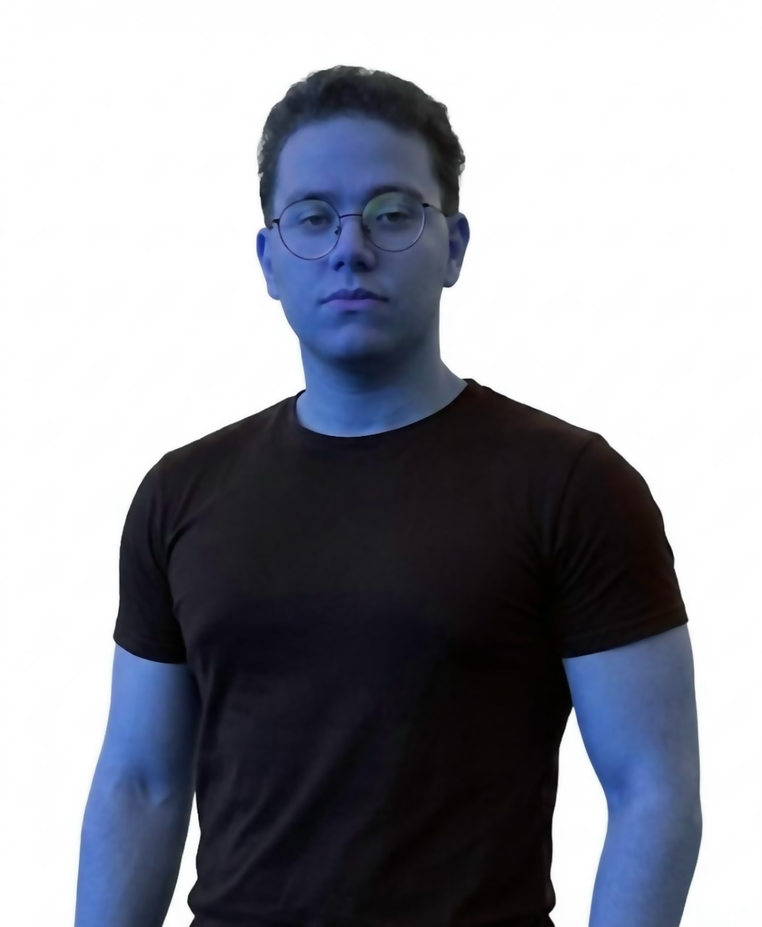
#> input picture image_processing_cartoonifying/smoothed.png, 762 x 927 px, shrunk from 1052 x 1280 before the run
$ python overlay.py
#> lines starting #> are read from the running program, lines starting #| are printed output that depends on the picture; after the words box and inside, x2 and y2 are one past the last pixel; in counts of white or black regions, pixels touching at a corner belong together
import cv2
import numpy as np
import matplotlib.pyplot as plt

def create_sketch_overlay(painting, edge_mask, edge_color=(0, 0, 0)):
    """
    Overlay edge mask onto painting with black background

    Parameters:
    painting: Bilateral filtered image (color)
    edge_mask: Binary edge mask (white edges on black background)
    edge_color: Color for edges (default black for sketch effect)
    """
    # Create black background
    h, w = painting.shape[:2]
    result = np.zeros_like(painting)

    # Copy painting pixels where edge_mask is 0 (non-edges)
    # Assuming edge_mask has white edges (255) on black background (0)
    non_edge_mask = edge_mask == 0

    if len(painting.shape) == 3:  # Color image
        result[non_edge_mask] = painting[non_edge_mask]
        # Edges remain black (from the background)
    else:  # Grayscale
        result[non_edge_mask] = painting[non_edge_mask]

    return result

# Example usage
if __name__ == "__main__":
    # Read images
    painting = cv2.imread('smoothed.png')
#> painting is the input picture: shape (927, 762, 3); mean B, G, R 160.2, 151.6, 149.3
    #img_rgb = cv2.cvtColor(img, cv2.COLOR_BGR2RGB)
    edges = cv2.imread('binary.png')
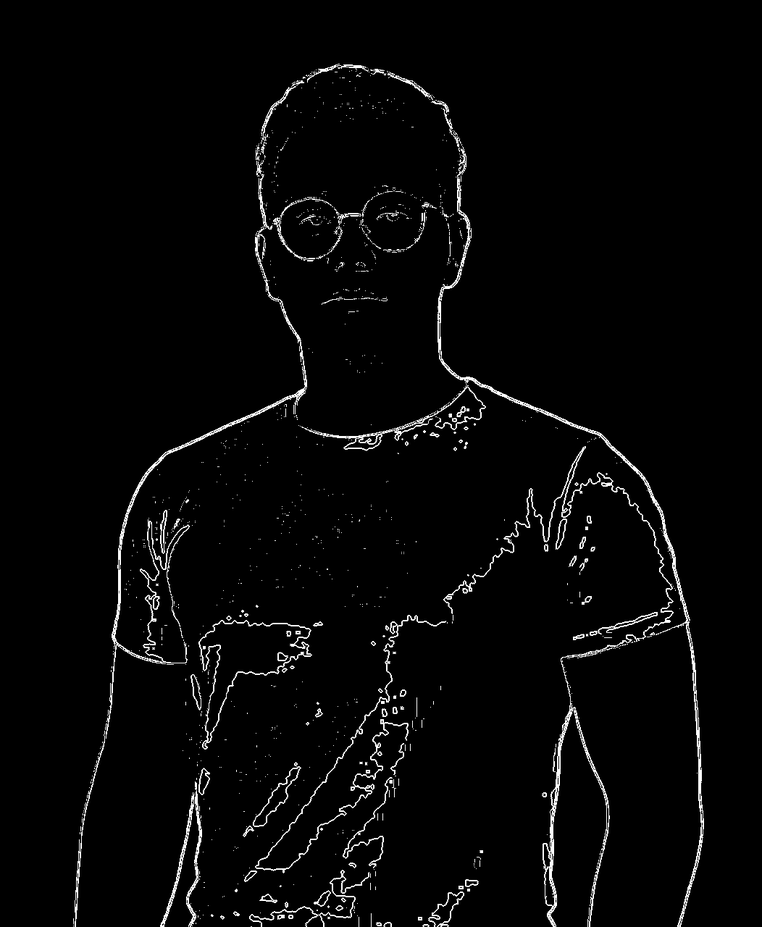
#> input picture image_processing_cartoonifying/binary.png, 762 x 927 px, shrunk from 1052 x 1280 before the run
#> edges is the input picture: shape (927, 762, 3); min 0, max 255, mean 6.6


    # Create sketch overlay
    sketch = create_sketch_overlay(painting, edges)
#> in create_sketch_overlay, `non_edge_mask = edge_mask == 0`:
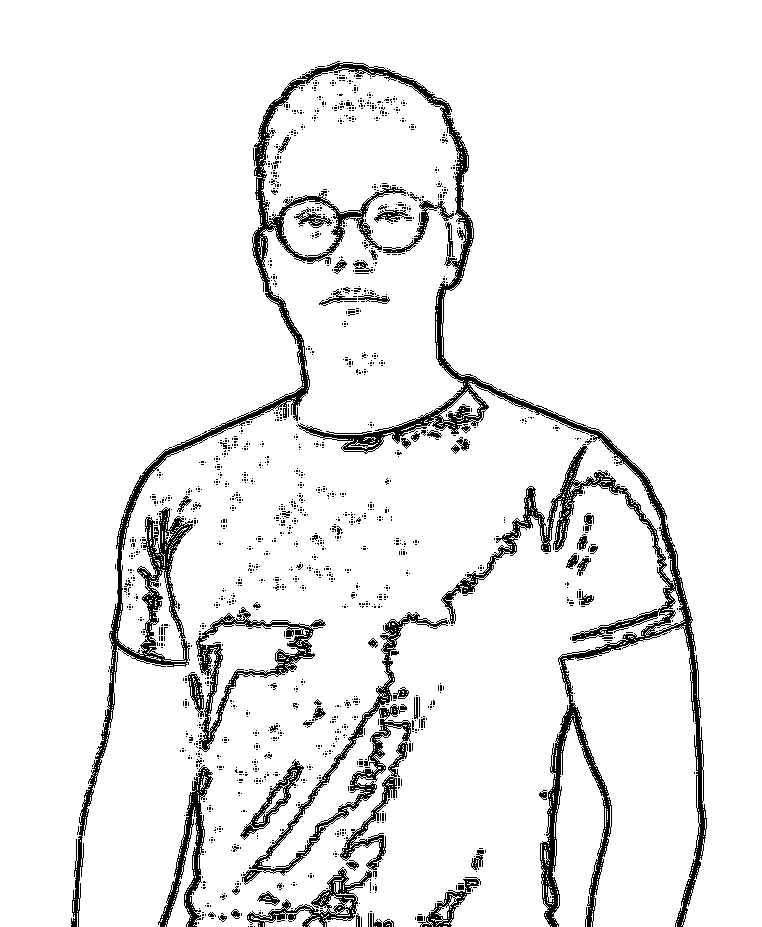
#> non_edge_mask: shape (927, 762, 3) bool; 92.4% white; 1643 black regions (1575 under 20 px), largest, box (x1, y1, x2, y2) and area: (71, 61, 707, 927) 30488, (242, 612, 450, 885) 5356, (196, 607, 326, 752) 2928
#> in create_sketch_overlay, `result[non_edge_mask] = painting[non_edge_mask]`:
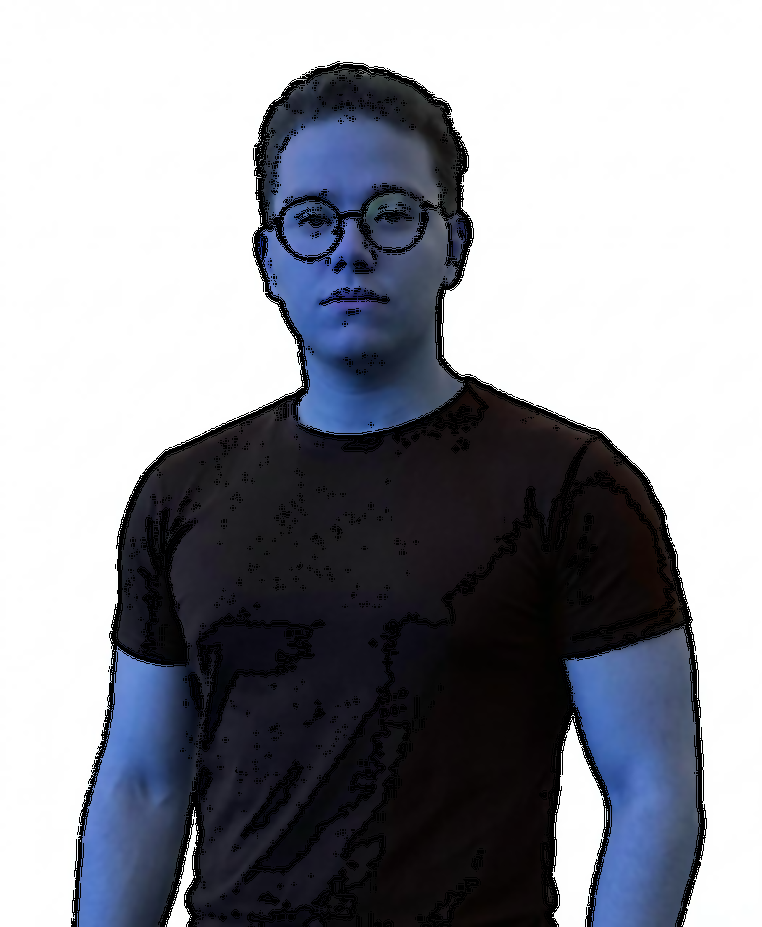
#> result: shape (927, 762, 3); mean B, G, R 154.1, 146.3, 144.2

    # Display results
    plt.figure(figsize=(15, 5))

    plt.subplot(131)
    plt.imshow(painting)
    plt.title('Original')
    plt.axis('off')


    plt.subplot(132)
    plt.imshow(sketch)
    plt.title('Sketch Overlay')
    plt.axis('off')

    plt.tight_layout()
    plt.show()
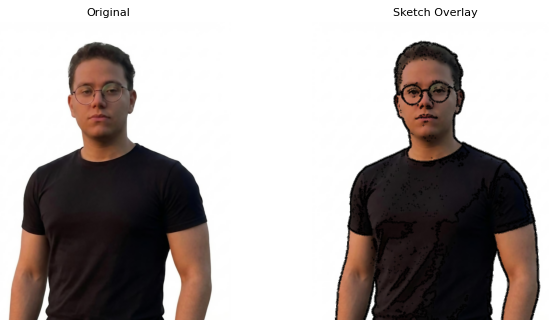
#> figure drawn by matplotlib, 2 panels; B, G, R data is drawn as R, G, B
